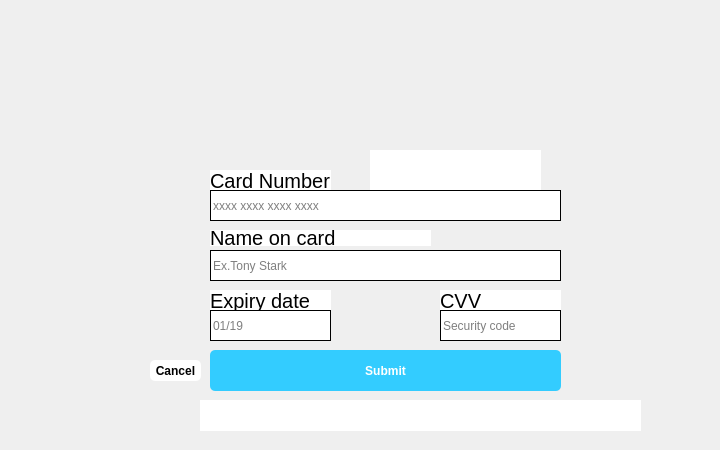
<?xml version="1.0" encoding="UTF-8"?>
<ui version="4.0">
 <class>payment</class>
 <widget class="QDialog" name="payment">
  <property name="geometry">
   <rect>
    <x>0</x>
    <y>0</y>
    <width>720</width>
    <height>450</height>
   </rect>
  </property>
  <property name="minimumSize">
   <size>
    <width>720</width>
    <height>450</height>
   </size>
  </property>
  <property name="maximumSize">
   <size>
    <width>720</width>
    <height>450</height>
   </size>
  </property>
  <property name="windowTitle">
   <string>Dialog</string>
  </property>
  <property name="styleSheet">
   <string notr="true">#payment{
border-image: url(:/img/img/invoice.png);
color:black;
}

</string>
  </property>
  <widget class="QPushButton" name="pushButton">
   <property name="geometry">
    <rect>
     <x>210</x>
     <y>350</y>
     <width>351</width>
     <height>41</height>
    </rect>
   </property>
   <property name="styleSheet">
    <string notr="true">#pushButton{
color:white;
background-color:#33ccff;
border-radius:5px;
font:bold;
}

#pushButton:hover{
background-color:#00ace6;}</string>
   </property>
   <property name="text">
    <string>Submit</string>
   </property>
  </widget>
  <widget class="QPushButton" name="pushButton_2">
   <property name="geometry">
    <rect>
     <x>150</x>
     <y>360</y>
     <width>51</width>
     <height>21</height>
    </rect>
   </property>
   <property name="styleSheet">
    <string notr="true">border-radius:5px;
font:bold;
color:black;
background-color:white;</string>
   </property>
   <property name="text">
    <string>Cancel</string>
   </property>
  </widget>
  <widget class="QLabel" name="label">
   <property name="geometry">
    <rect>
     <x>370</x>
     <y>150</y>
     <width>171</width>
     <height>41</height>
    </rect>
   </property>
   <property name="styleSheet">
    <string notr="true">background-color:white</string>
   </property>
   <property name="text">
    <string/>
   </property>
   <property name="pixmap">
    <pixmap resource="resource.qrc">:/img/img/bank.png</pixmap>
   </property>
   <property name="scaledContents">
    <bool>true</bool>
   </property>
  </widget>
  <widget class="QLabel" name="label_2">
   <property name="geometry">
    <rect>
     <x>210</x>
     <y>170</y>
     <width>121</width>
     <height>21</height>
    </rect>
   </property>
   <property name="styleSheet">
    <string notr="true">font-size:20px;
color:black;
background-color:white;</string>
   </property>
   <property name="text">
    <string>Card Number</string>
   </property>
  </widget>
  <widget class="QLineEdit" name="lineEdit">
   <property name="geometry">
    <rect>
     <x>210</x>
     <y>190</y>
     <width>351</width>
     <height>31</height>
    </rect>
   </property>
   <property name="styleSheet">
    <string notr="true">background-color: white;
border-style: outset;
border-width: 1px;
border-color: black;
color:black;</string>
   </property>
   <property name="placeholderText">
    <string>xxxx xxxx xxxx xxxx</string>
   </property>
  </widget>
  <widget class="QLineEdit" name="lineEdit_2">
   <property name="geometry">
    <rect>
     <x>210</x>
     <y>250</y>
     <width>351</width>
     <height>31</height>
    </rect>
   </property>
   <property name="styleSheet">
    <string notr="true">background-color: white;
border-style: outset;
border-width: 1px;
border-color: black;
color:black;</string>
   </property>
   <property name="placeholderText">
    <string>Ex.Tony Stark</string>
   </property>
  </widget>
  <widget class="QLabel" name="label_3">
   <property name="geometry">
    <rect>
     <x>210</x>
     <y>230</y>
     <width>221</width>
     <height>16</height>
    </rect>
   </property>
   <property name="styleSheet">
    <string notr="true">font-size:20px;
color:black;
background-color:white;</string>
   </property>
   <property name="text">
    <string>Name on card</string>
   </property>
  </widget>
  <widget class="QLabel" name="label_4">
   <property name="geometry">
    <rect>
     <x>440</x>
     <y>290</y>
     <width>121</width>
     <height>21</height>
    </rect>
   </property>
   <property name="styleSheet">
    <string notr="true">font-size:20px;
color:black;
background-color:white;</string>
   </property>
   <property name="text">
    <string>CVV</string>
   </property>
  </widget>
  <widget class="QLabel" name="label_5">
   <property name="geometry">
    <rect>
     <x>210</x>
     <y>290</y>
     <width>121</width>
     <height>21</height>
    </rect>
   </property>
   <property name="styleSheet">
    <string notr="true">font-size:20px;
color:black;
background-color:white;</string>
   </property>
   <property name="text">
    <string>Expiry date</string>
   </property>
  </widget>
  <widget class="QLineEdit" name="lineEdit_4">
   <property name="geometry">
    <rect>
     <x>210</x>
     <y>310</y>
     <width>121</width>
     <height>31</height>
    </rect>
   </property>
   <property name="styleSheet">
    <string notr="true">background-color: white;
border-style: outset;
border-width: 1px;
border-color: black;
color:black;</string>
   </property>
   <property name="placeholderText">
    <string>01/19</string>
   </property>
  </widget>
  <widget class="QLineEdit" name="lineEdit_5">
   <property name="geometry">
    <rect>
     <x>440</x>
     <y>310</y>
     <width>121</width>
     <height>31</height>
    </rect>
   </property>
   <property name="styleSheet">
    <string notr="true">background-color: white;
border-style: outset;
border-width: 1px;
border-color: black;
color:black;</string>
   </property>
   <property name="echoMode">
    <enum>QLineEdit::Password</enum>
   </property>
   <property name="placeholderText">
    <string>Security code</string>
   </property>
  </widget>
  <widget class="QLabel" name="label_price">
   <property name="geometry">
    <rect>
     <x>200</x>
     <y>400</y>
     <width>441</width>
     <height>31</height>
    </rect>
   </property>
   <property name="styleSheet">
    <string notr="true">font-size:24px;
font:bold;
color:black;
background-color:white;</string>
   </property>
   <property name="text">
    <string/>
   </property>
  </widget>
 </widget>
 <resources>
  <include location="resource.qrc"/>
 </resources>
 <connections/>
</ui>
